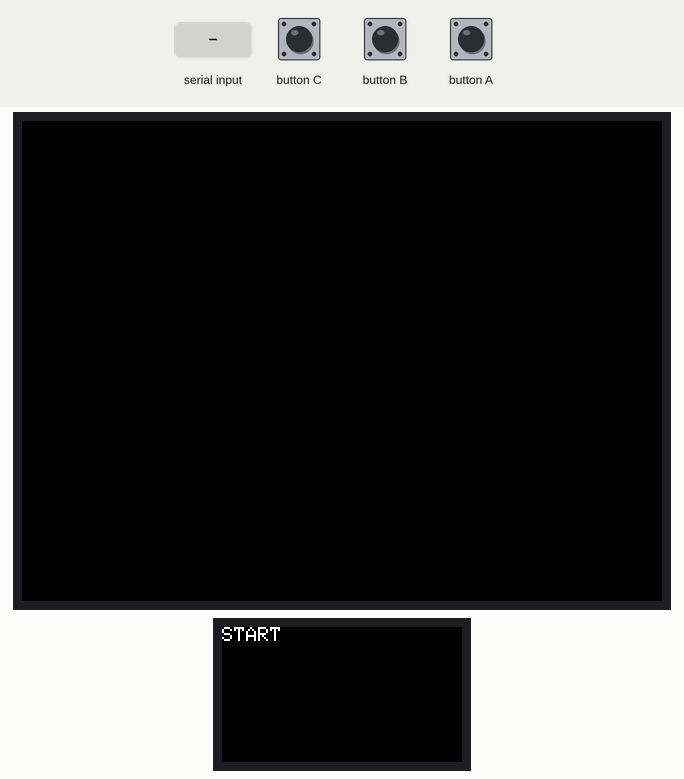
This sketch was run on a simulated ESP32. Parts: 320×240 colour display, 240×135 colour display. The inputs (shaded band) are chosen by the test bench. What the sketch prints to the serial monitor is not drawn.

Above: at 1.5 s.
1.6 s: "1" received over the second serial link
At 2.2 s:
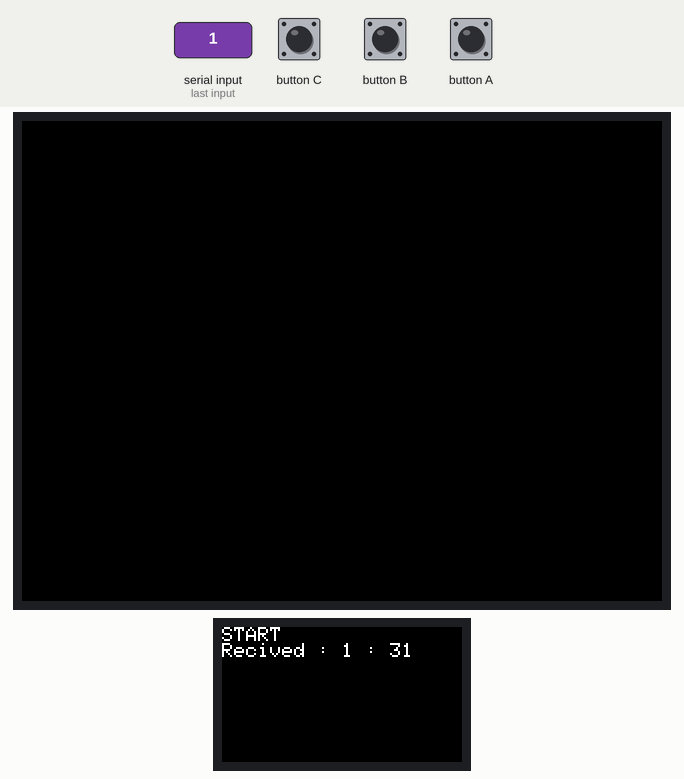
3.1 s: button B pressed for 0.15 s
At 4.3 s:
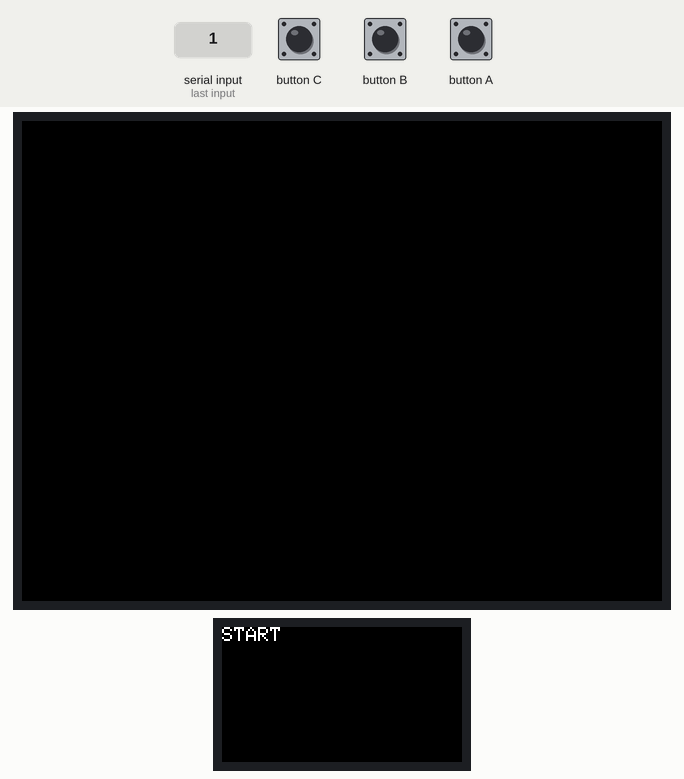
4.7 s: "0" received over the second serial link
At 5.8 s:
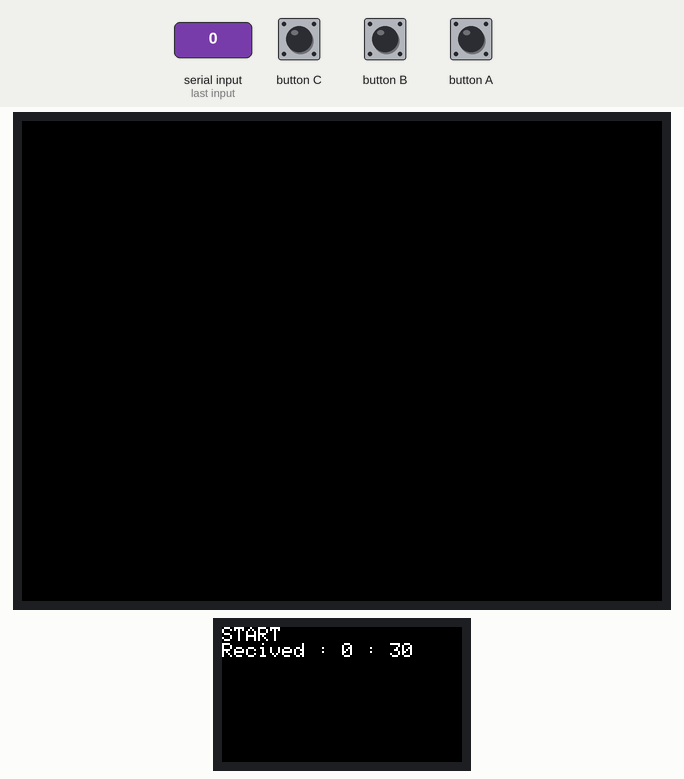
6.2 s: button B pressed for 1 s
At 6.9 s:
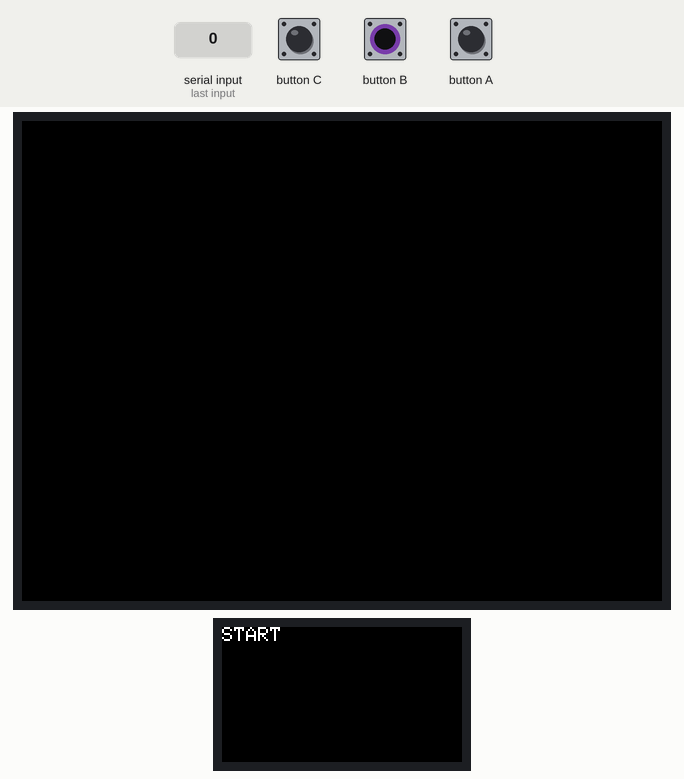
Timing chart, 0 to 9.2 s (numbered marks = the images above; inputs shaded):
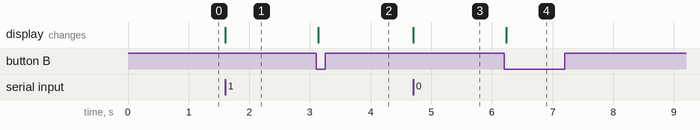

The sketch:

M5Stack_Serial2_test.ino
```cpp
#include <M5Stack.h>

 #define LGFX_M5STACK               // M5Stack (Basic / Gray / Go / Fire)
//  #define LGFX_AUTODETECT // 自動認識 (M5Stack, M5StickC/CPlus, ODROID-GO, TTGO T-Watch, TTGO T-Wristband, LoLin D32 Pro, ESP-WROVER-KIT)
#include <LovyanGFX.hpp>

static LGFX lcd;                 // LGFXのインスタンスを作成。
void setup() {
  M5.begin(false, false, false, false);
  // put your setup code here, to run once:
  Serial.begin(115200);
  // Serial2.begin(unsigned long baud, uint32_t config, int8_t rxPin, int8_t txPin, bool invert)
  Serial2.begin(115200, SERIAL_8N1, 16, 17);
  lcd.init();
  lcd.clear();
  lcd.setRotation(1);
  lcd.setCursor(0, 0);
  lcd.setTextScroll(true);
  lcd.setTextSize(2);
  Serial.println("START");
  lcd.println("START");
}

void loop() {
   M5.update();     // update button state
  // put your main code here, to run repeatedly:
  // シリアル通信を受信したときの処理
  if(Serial2.available()) {
    lcd.print("Recived : ");
    // 受信データを取得
    char ch = Serial2.read();
    Serial.printf("%c : %02x\r\n", ch, ch);
    lcd.printf("%c : %02x\r\n", ch, ch);
  }
  // ボタンAが押された時の処理
  if (M5.BtnA.wasPressed()) {
    lcd.clear();
    lcd.setRotation(1);
    lcd.setCursor(0, 0);
    Serial.println("START");
    lcd.println("START");
  }
  // ボタンBが押された時の処理
  if (M5.BtnB.wasPressed()) {
    lcd.clear();
    lcd.setRotation(3);
    lcd.setCursor(0, 0);
    Serial.println("START");
    lcd.println("START");
  }
}
```

Measured:
- after the input at 1.6 s, the display: changes at once (image 1)
- after the input at 3.1 s, the display: changes at once (image 2)
- after the input at 4.7 s, the display: changes at once (image 3)
- after the input at 6.2 s, the display: changes at once (image 4)
